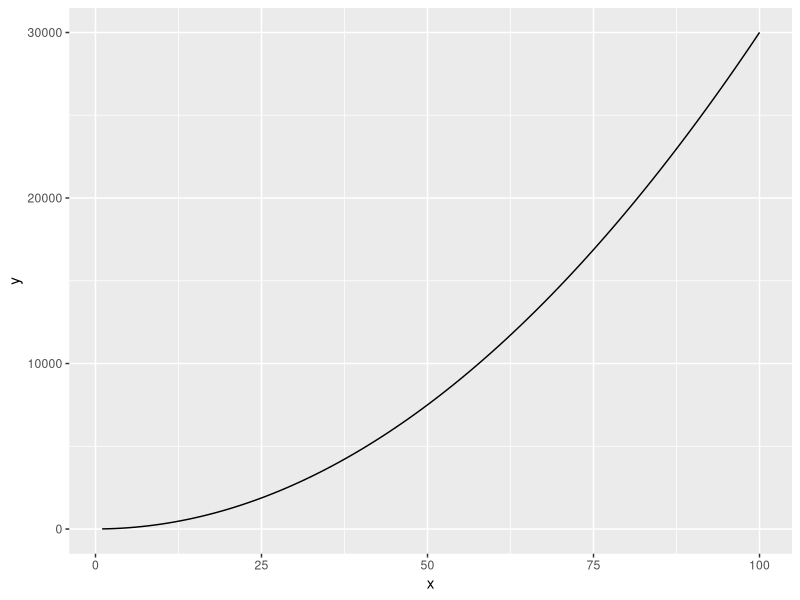
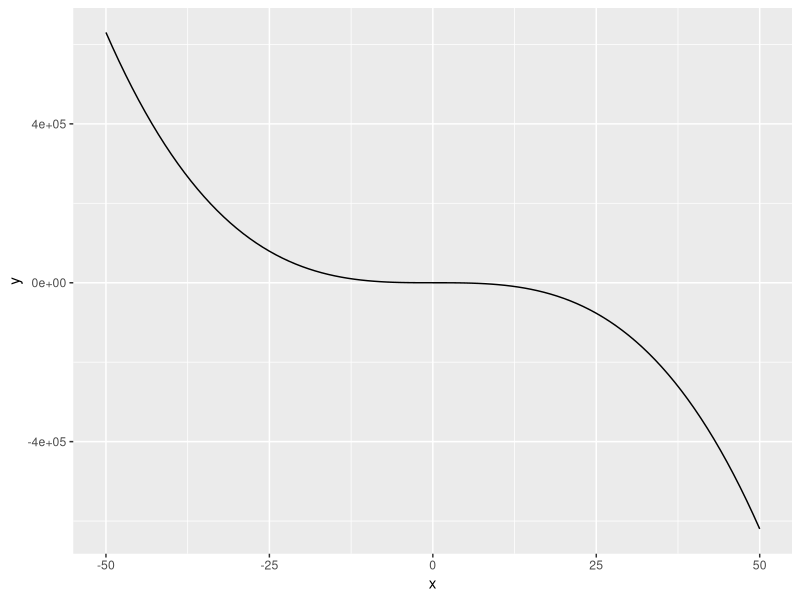
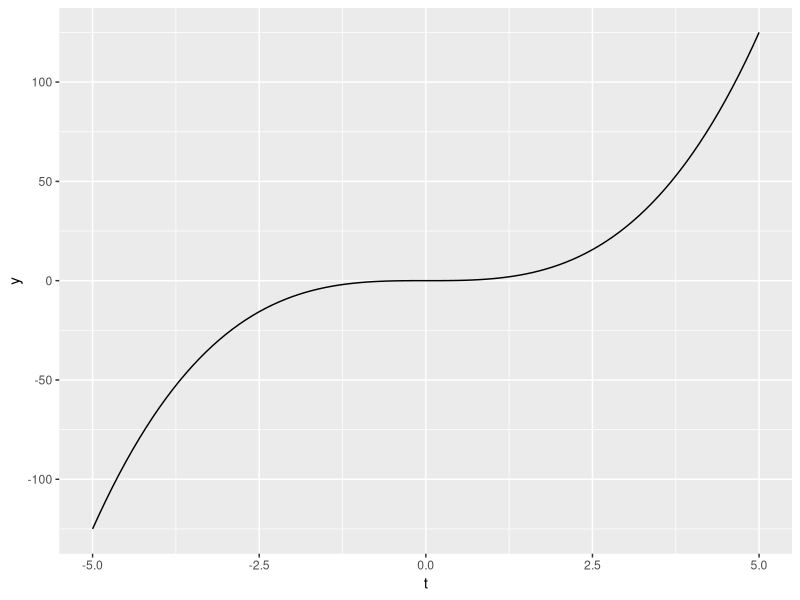
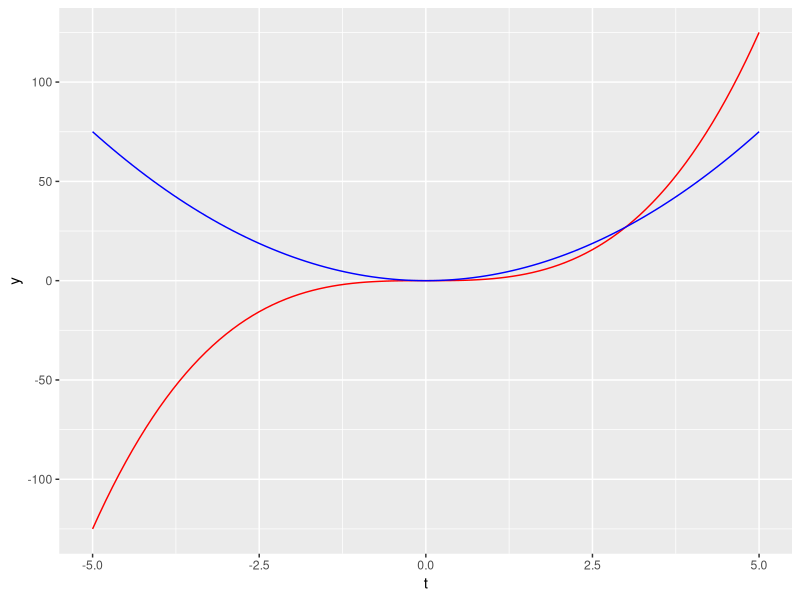

Reproduce these figures in R, in order.
## ---- chunk 1
#| eval: true
#| echo: true
#| message: false
#| warning: false
# load packages ----
library(tidyverse)

# Define function ----
eq1 = function(x){3*x^2 + 4} 

# Plot it over a specific range using the `geom_function` mark ----
ggplot(data.frame(x = c(1, 100)), aes(x = x)) + 
  geom_function(fun = eq1)
## ---- chunk 2
#| eval: true
#| echo: true
# Define function ----
eq2 = function(x) {2.4 - 5*x^3 + 2.1*x^2} # Define function

# Plot it over a specific range using the `geom_function` mark ----
ggplot(data.frame(x = c(-50,50)), aes(x = x)) + 
  geom_function(fun = eq2)
## ---- chunk 3
#| eval: true
#| echo: true
# Store the function C(t) ----
ct <- function(t) {t ^ 3}

# Plot it ----
ggplot(data.frame(t = c(-5, 5)), aes(x = t)) + 
  geom_function(fun = ct)

# Find the derivative ----     
dc_dt <- D(expression(t^3), 't')
dc_dt

# Store the derivative as a function ----
dc_dt_fun <- function(t) {3 * t ^2}

# Then plot them together ----
ggplot(data.frame(t = c(-5, 5)), aes(x = t)) + 
  geom_function(fun = ct, color = "red") +
  geom_function(fun = dc_dt_fun, color = "blue")
## ---- chunk 4
#| eval: true
#| echo: true
f_xyz <- expression(2*x*y - 3*(x^2)*(z^3))

# Partial with respect to x ----
df_dx <- D(f_xyz, 'x')
df_dx

# Partial with respect to y ----
df_dy <- D(f_xyz, 'y')
df_dy

# Partial with respect to z ---- 
df_dz <- D(f_xyz, 'z')
df_dz
## ---- chunk 5
# First, create the expression ---- 
pq <- expression(2 * cos(3 * q + 0.4) - 5.6 * exp(1.4 * q))

# Find the first derivative with respect to q ----
dp_dq <- D(pq, 'q')

# Return the first derivative ----
dp_dq

# Define value of q ----
q <- 0.8

# Evaluate dp_dq at that value ----
eval(dp_dq)
